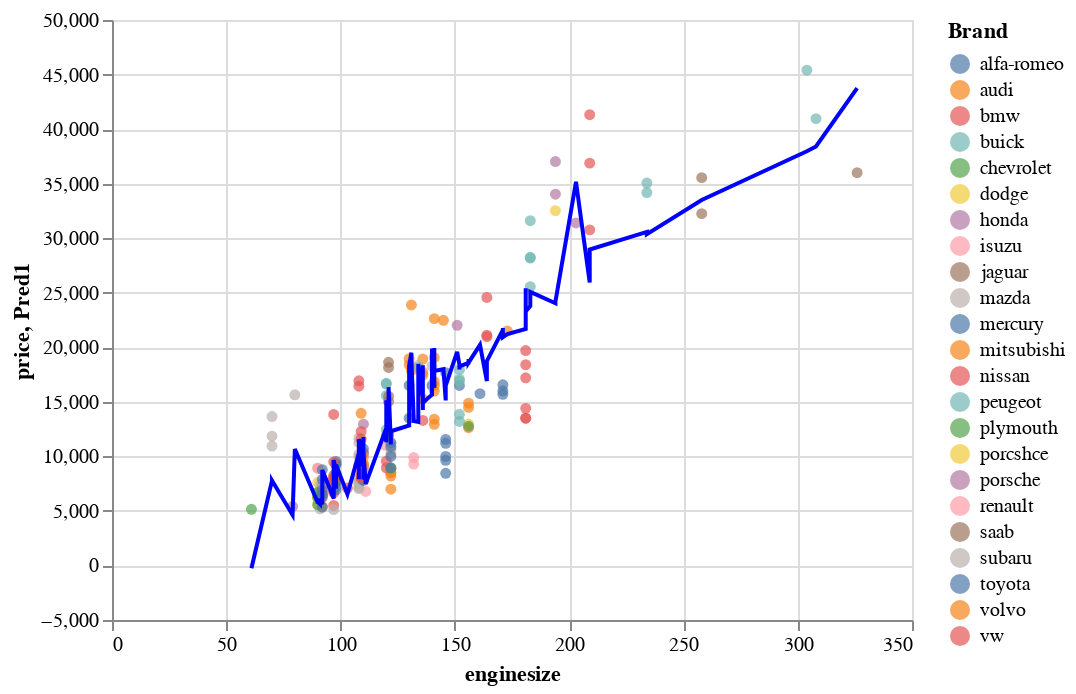

The code cell stored with this chart in its notebook:
### Markdown cell above
As can be seen from the figure above, enginesize, curbweight, horsepower, carwidth, carlength are positively correlated with price, while citympg, highwaympg are negatively correlated with price.

### Code cell
c2 = alt.Chart(df).mark_circle().encode(
    x="enginesize",
    y="price",
    color="Brand"
)
c3=alt.Chart(df).mark_line(color="Blue").encode(
    x="enginesize",
    y='Pred1',
)
c2+c3

### Figure 1 — Vega-Lite specification as saved in the notebook (floating-point values rounded to 4 significant figures; data arrays with more than 128 entries replaced by an {"elided": "..."} marker saying what was removed)
{"config": {"view": {"continuousWidth": 400, "continuousHeight": 300}}, "layer": [{"mark": "circle", "encoding": {"color": {"field": "Brand", "type": "nominal"}, "x": {"field": "enginesize", "type": "quantitative"}, "y": {"field": "price", "type": "quantitative"}}}, {"mark": {"type": "line", "color": "Blue"}, "encoding": {"x": {"field": "enginesize", "type": "quantitative"}, "y": {"field": "Pred1", "type": "quantitative"}}}], "data": {"name": "data-f05e5950fec0bc1159537216b58a9bb8"}, "$schema": "https://vega.github.io/schema/vega-lite/v4.17.0.json", "datasets": {"data-f05e5950fec0bc1159537216b58a9bb8": {"elided": "205 records"}}}
